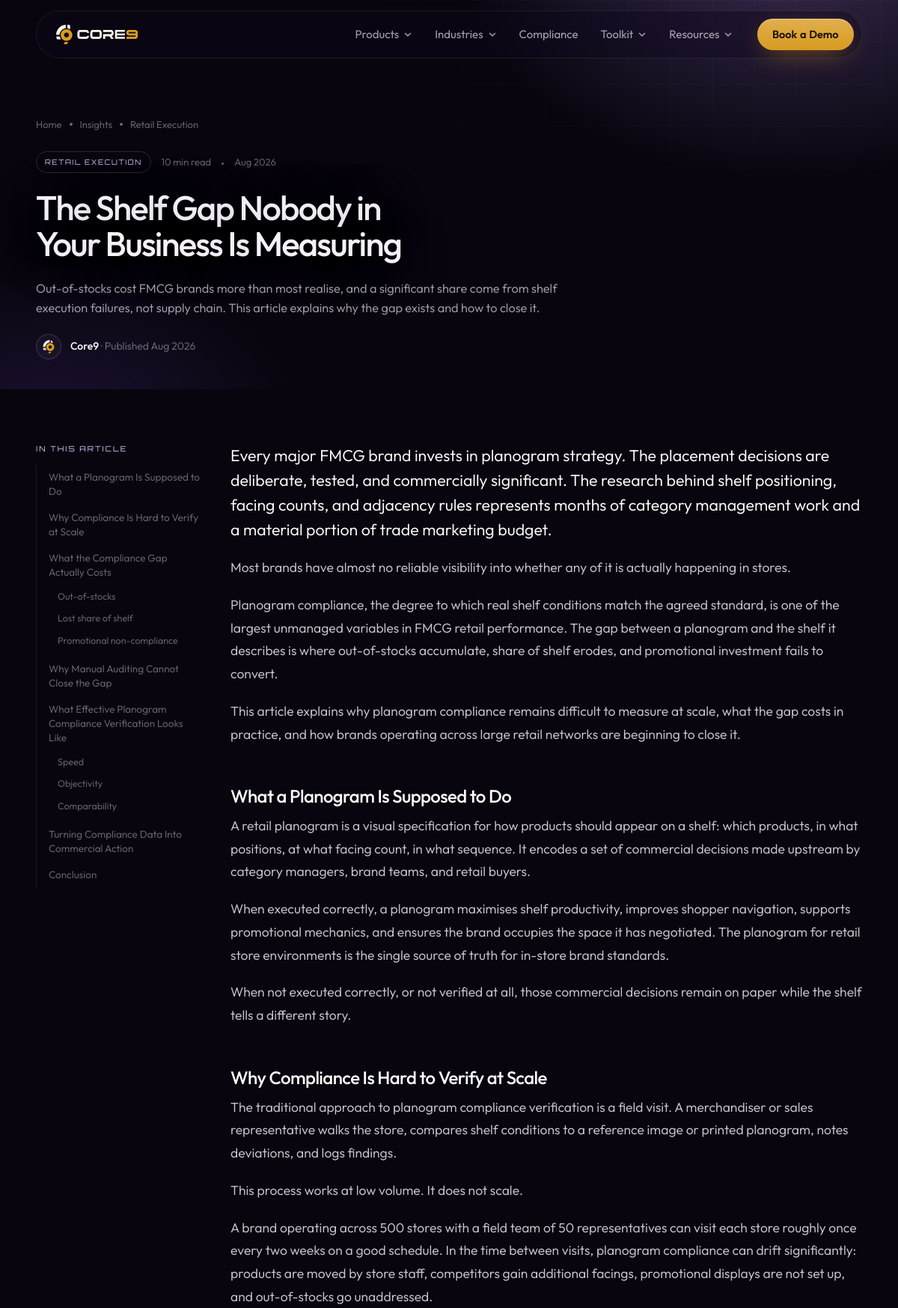
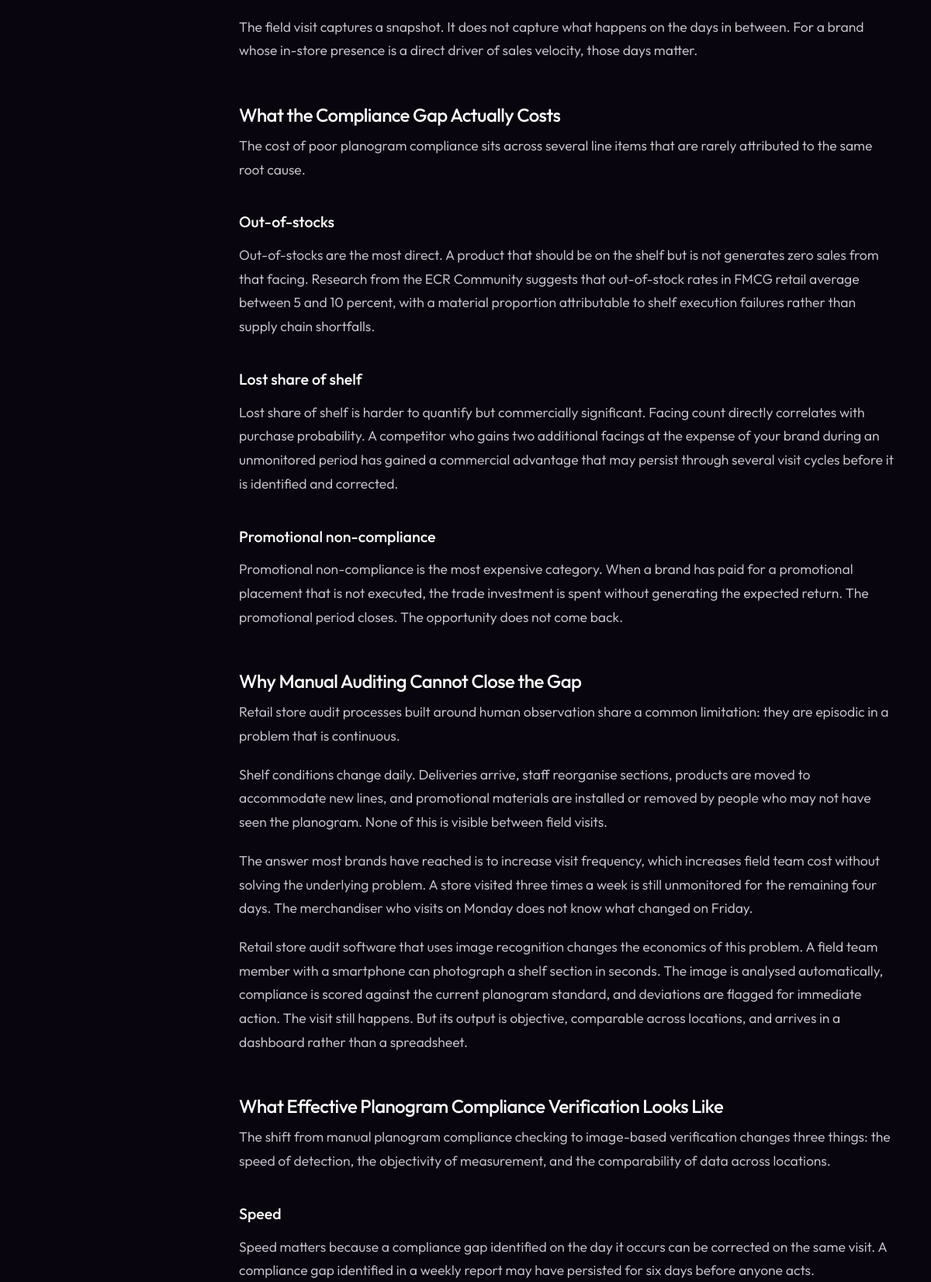
The app's page /article.php?slug=the-shelf-gap-nobody-in-your-business-is-measuring (upper part) with its own data (2 pictures, top to bottom).
### tables this page shows
CREATE TABLE IF NOT EXISTS articles (
  id INT UNSIGNED AUTO_INCREMENT PRIMARY KEY,
  category_id INT UNSIGNED NULL,
  title VARCHAR(200) NOT NULL,
  slug VARCHAR(220) NOT NULL UNIQUE,
  excerpt VARCHAR(400) NOT NULL,
  content MEDIUMTEXT NOT NULL,
  author_name VARCHAR(120) NOT NULL DEFAULT 'Core9 Team',
  read_minutes SMALLINT UNSIGNED NOT NULL DEFAULT 5,
  thumb_tone VARCHAR(20) NOT NULL DEFAULT 'gold',
  thumb_label VARCHAR(80) NULL,
  thumb_image VARCHAR(255) NULL,
  header_image VARCHAR(255) NULL,
  stat_value VARCHAR(40) NULL,
  stat_label VARCHAR(200) NULL,
  quote_text VARCHAR(400) NULL,
  quote_citation VARCHAR(120) NULL,
  is_featured TINYINT(1) NOT NULL DEFAULT 0,
  status ENUM('draft','published') NOT NULL DEFAULT 'draft',
  published_at DATETIME NULL,
  created_at TIMESTAMP NOT NULL DEFAULT CURRENT_TIMESTAMP,
  updated_at TIMESTAMP NOT NULL DEFAULT CURRENT_TIMESTAMP ON UPDATE CURRENT_TIMESTAMP,
  CONSTRAINT fk_articles_category FOREIGN KEY (category_id) REFERENCES categories(id) ON DELETE SET NULL,
  INDEX idx_articles_status_published (status, published_at),
  INDEX idx_articles_featured (is_featured)
);

CREATE TABLE IF NOT EXISTS categories (
  id INT UNSIGNED AUTO_INCREMENT PRIMARY KEY,
  name VARCHAR(80) NOT NULL,
  slug VARCHAR(90) NOT NULL UNIQUE,
  created_at TIMESTAMP NOT NULL DEFAULT CURRENT_TIMESTAMP
);

### src/Database.php (called while the page is built, shortened)
<?php
final class Database
{
    private static ?PDO $instance = null;
    public static function connection(): PDO
    {
        if (self::$instance === null) {
            $dsn = sprintf(
                'mysql:host=%s;port=%s;dbname=%s;charset=utf8mb4',
                DB_HOST,
                DB_PORT,
                DB_NAME
            );
            self::$instance = new PDO($dsn, DB_USER, DB_PASS, [
                PDO::ATTR_ERRMODE => PDO::ERRMODE_EXCEPTION,
                PDO::ATTR_DEFAULT_FETCH_MODE => PDO::FETCH_ASSOC,
                PDO::ATTR_EMULATE_PREPARES => false,
            ]);
        }
        return self::$instance;
    }
}

### src/ArticleRepository.php (called while the page is built, shortened)
<?php
final class ArticleRepository
{
    public function findBySlugPublished(string $slug): ?array
    {
        $sql = self::PUBLIC_SELECT . " WHERE a.slug = ? AND a.status = 'published' LIMIT 1";
        $stmt = Database::connection()->prepare($sql);
        $stmt->execute([$slug]);
        $row = $stmt->fetch();
        return $row ?: null;
    }
}

### article.php (the view, shortened to what this page needs)
<?php
require_once __DIR__ . '/config/config.php';
require_once __DIR__ . '/src/Database.php';
require_once __DIR__ . '/src/helpers.php';
require_once __DIR__ . '/src/ArticleRepository.php';
$articleRepo = new ArticleRepository();
$slug = (string) ($_GET['slug'] ?? '');
$article = $slug !== '' ? $articleRepo->findBySlugPublished($slug) : null;
$toc = $article ? article_toc($article['content']) : [];
require __DIR__ . '/partials/head.php';
?>
<main>
<?php if ($article === null): ?>
<section class="hero tkhero ahero" id="hero" aria-label="Article not found">
  <div class="tkhero__bg" aria-hidden="true"></div>
  <div class="wrap tkhero__inner">
    <nav class="crumbs" aria-label="Breadcrumb" data-hero-in><a href="/">Home</a><i></i><a href="index.php">Insights</a><i></i><b>Not found</b></nav>
    <h1 id="heroTitle" data-shiny="">Article not found.</h1>
    <p class="hero__sub">This article doesn't exist or hasn't been published yet. <a class="link-arrow" href="index.php">All insights <svg class="arr"><use href="#i-arrow"/></svg></a></p>
  </div>
</section>
<?php else: $category = $article['category_name'] ?? 'Insights'; ?>
<section class="hero tkhero ahero" id="hero" aria-label="Article">
  <div class="tkhero__bg" aria-hidden="true"></div>
  <div class="wrap tkhero__inner">
    <nav class="crumbs" aria-label="Breadcrumb" data-hero-in><a href="/">Home</a><i></i><a href="index.php">Insights</a><i></i><?php if ($article['category_slug']): ?><a href="index.php?category=<?= urlencode($article['category_slug']) ?>"><?= e($category) ?></a><?php else: ?><b><?= e($category) ?></b><?php endif; ?></nav>
    <div class="ameta" data-hero-in><span class="ameta__cat"><?= e($category) ?></span><span><?= (int) $article['read_minutes'] ?> min read</span><span><?= e(format_date($article['published_at'])) ?></span></div>
    <h1 id="heroTitle" data-shiny=""><?= e($article['title']) ?></h1>
    <p class="hero__sub"><?= e($article['excerpt']) ?></p>
    <div class="ahero__by" data-hero-in><img src="assets/logos/core9-icon.svg" alt=""><span><b><?= e($article['author_name']) ?></b> · Published <?= e(format_date($article['published_at'])) ?></span></div>
  </div>
</section>
<section class="abody" aria-label="Article">
  <div class="wrap abody__grid">
    <aside class="atoc" aria-label="In this article">
      <?php if ($toc): ?>
      <details class="atoc__box" open><summary>In this article</summary><ol>
        <?php foreach ($toc as $item): ?>
          <li><a href="#<?= e($item['id']) ?>"><?= e($item['text']) ?></a><?php if ($item['children']): ?><ol><?php foreach ($item['children'] as $child): ?><li><a href="#<?= e($child['id']) ?>"><?= e($child['text']) ?></a></li><?php endforeach; ?></ol><?php endif; ?></li>
        <?php endforeach; ?>
      </ol></details>
      <?php endif; ?>
    </aside>
    <article class="aprose">
      <?= render_article_content($article['content']) ?>
    </article>
  </div>
</section>
<?php endif; ?>
<?php require __DIR__ . '/partials/foot.php'; ?>

### assets/css/main.css (style rules this page uses)
:root { --bg: #08050e; --bg-2: #0d0913; --surface: #120d1c; --surface-2: #18112a; --line: rgba(255, 255, 255, 0.075); --line-2: rgba(255, 255, 255, 0.14); --text: #f5f2fb; --muted: rgba(245, 242, 251, 0.66); --dim: rgba(245, 242, 251, 0.42); --p-900: #3e2568; --p-700: #52318a; --p-500: #755aa1; --p-200: #e1c3ff; --p-glow: rgba(117, 90, 161, 0.35); --gold: #d89b21; --gold-hi: #e0af4d; --gold-ink: #1c1206; --ff: 'Outfit', ui-sans-serif, system-ui, -apple-system, 'Segoe UI', sans-serif; --ff-tech: 'Orbitron', 'Outfit', sans-serif; --ease: cubic-bezier(0.22, 1, 0.36, 1); --ease-io: cubic-bezier(0.65, 0, 0.35, 1); --gutter: clamp(20px, 4vw, 56px); --maxw: 1320px; --section: clamp(120px, 15vw, 224px); --nav-h: 64px; }
*, *::before, *::after { box-sizing: border-box; }
html { -webkit-text-size-adjust: 100%; scroll-behavior: auto; }
html.lenis, html.lenis body { height: auto; }
body { margin: 0; background: var(--bg); color: var(--text); font-family: var(--ff); font-size: 17px; line-height: 1.55; font-weight: 350; -webkit-font-smoothing: antialiased; -moz-osx-font-smoothing: grayscale; overflow-x: clip; }
img, svg, canvas { display: block; max-width: 100%; }
h1, h2, h3, h4, p { margin: 0; }
.wrap { width: 100%; max-width: calc(var(--maxw) + var(--gutter) * 2); margin-inline: auto; padding-inline: var(--gutter); }
.hero { position: relative; height: 100svh; min-height: 680px; max-height: 1200px; overflow: hidden; background: #0a0612; isolation: isolate; }
.hero h1 { margin-top: 36px; font-size: clamp(2.4rem, 4.9vw, 5.2rem); line-height: 1.06; max-width: 11.5em; letter-spacing: -0.04em; font-weight: 500; text-wrap: balance; text-shadow: 0 6px 60px rgba(8, 5, 14, 0.55); }
.hero__sub { margin-top: 32px; max-width: 36ch; font-size: clamp(1.05rem, 1.4vw, 1.3rem); line-height: 1.42; color: rgba(245, 242, 251, 0.82); text-wrap: balance; }
.js .hero .eyebrow, .js .hero__sub, .js .hero__cta > *, .js .hero__trust li { opacity: 0; }

### assets/css/site.css (style rules this page uses)
.crumbs { display: flex; gap: 10px; align-items: center; font-size: 13px; color: var(--dim); margin-bottom: 26px; }
.crumbs i { width: 4px; height: 4px; border-radius: 50%; background: var(--dim); }
.js .hero [data-hero-in] { opacity: 0; }
.tkhero.hero { height: auto; min-height: 0; max-height: none; padding: calc(var(--nav-h) + 92px) 0 56px; background: var(--bg); overflow: hidden; }
.tkhero__bg { position: absolute; inset: 0; z-index: -1; background: radial-gradient(60% 90% at 88% -10%, rgba(117, 90, 161, 0.42), transparent 62%), radial-gradient(40% 60% at 6% 110%, rgba(82, 49, 138, 0.28), transparent 70%); }
.tkhero__bg::after { content: ''; position: absolute; inset: 0; background-image: linear-gradient(rgba(255, 255, 255, 0.035) 1px, transparent 1px), linear-gradient(90deg, rgba(255, 255, 255, 0.035) 1px, transparent 1px); background-size: 56px 56px; -webkit-mask-image: radial-gradient(70% 90% at 80% 0%, #000, transparent 75%); mask-image: radial-gradient(70% 90% at 80% 0%, #000, transparent 75%); }
.tkhero__inner { position: relative; display: grid; gap: 22px; justify-items: start; }
.tkhero .crumbs { margin-bottom: 4px; }
.tkhero h1 { margin: 0; font-size: clamp(2.2rem, 4.2vw, 4.1rem); line-height: 1.06; max-width: 17em; }
.tkhero .hero__sub { margin: 0; max-width: 640px; font-size: clamp(1.02rem, 1.25vw, 1.15rem); line-height: 1.6; color: var(--muted); }

### records on screen
articles: category.name "Retail Execution", category.name "RETAIL EXECUTION", read_minutes "10", published_at "Aug 2026", excerpt "Out-of-stocks cost FMCG brands more than most realise, and a significant share come from shelf execution failures, not supply chain. This article explains why the gap exists and how to close it.", author_name "Core9"

### other values on screen
$item['text'] "What a Planogram Is Supposed to Do"
$item['text'] "Why Compliance Is Hard to Verify at Scale"
$item['text'] "What the Compliance Gap Actually Costs"
$child['text'] "Out-of-stocks"
$child['text'] "Lost share of shelf"
$child['text'] "Promotional non-compliance"
$item['text'] "Why Manual Auditing Cannot Close the Gap"
$item['text'] "What Effective Planogram Compliance Verification Looks Like"
$child['text'] "Speed"
$child['text'] "Objectivity"
$child['text'] "Comparability"
$item['text'] "Turning Compliance Data Into Commercial Action"
$item['text'] "Conclusion"
preg_replace('/\*\*(.+?)\*\*/', '<strong>$1</strong>', e($text)) "Most brands have almost no reliable visibility into whether any of it is actually happening in stores."
preg_replace('/\*\*(.+?)\*\*/', '<strong>$1</strong>', e($text)) "This article explains why planogram compliance remains difficult to measure at scale, what the gap costs in practice, and how brands operating across large retail networks are beginning to close it."
